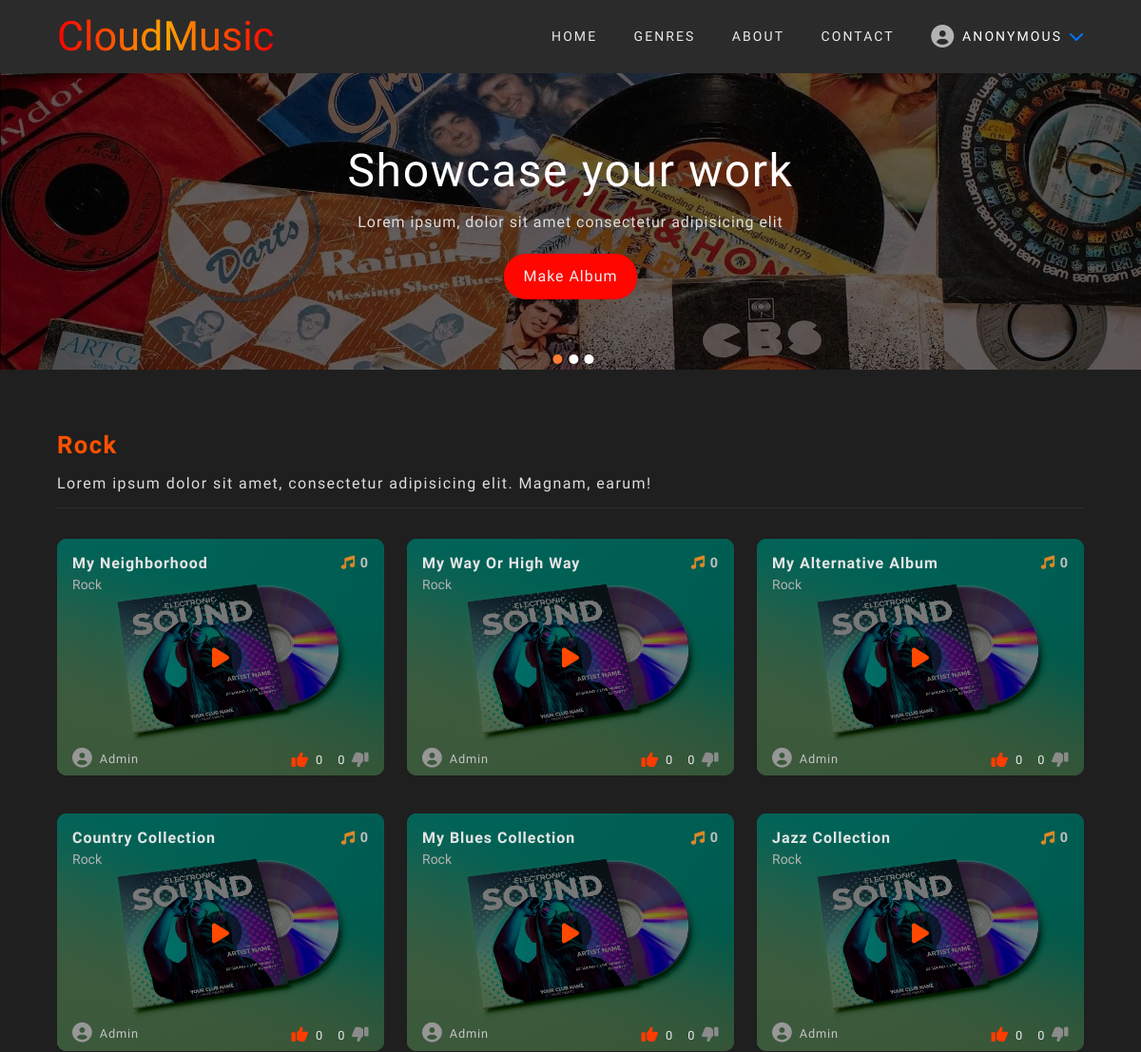
The page /playlist?string=Rock (upper part) on the database as committed earlier.
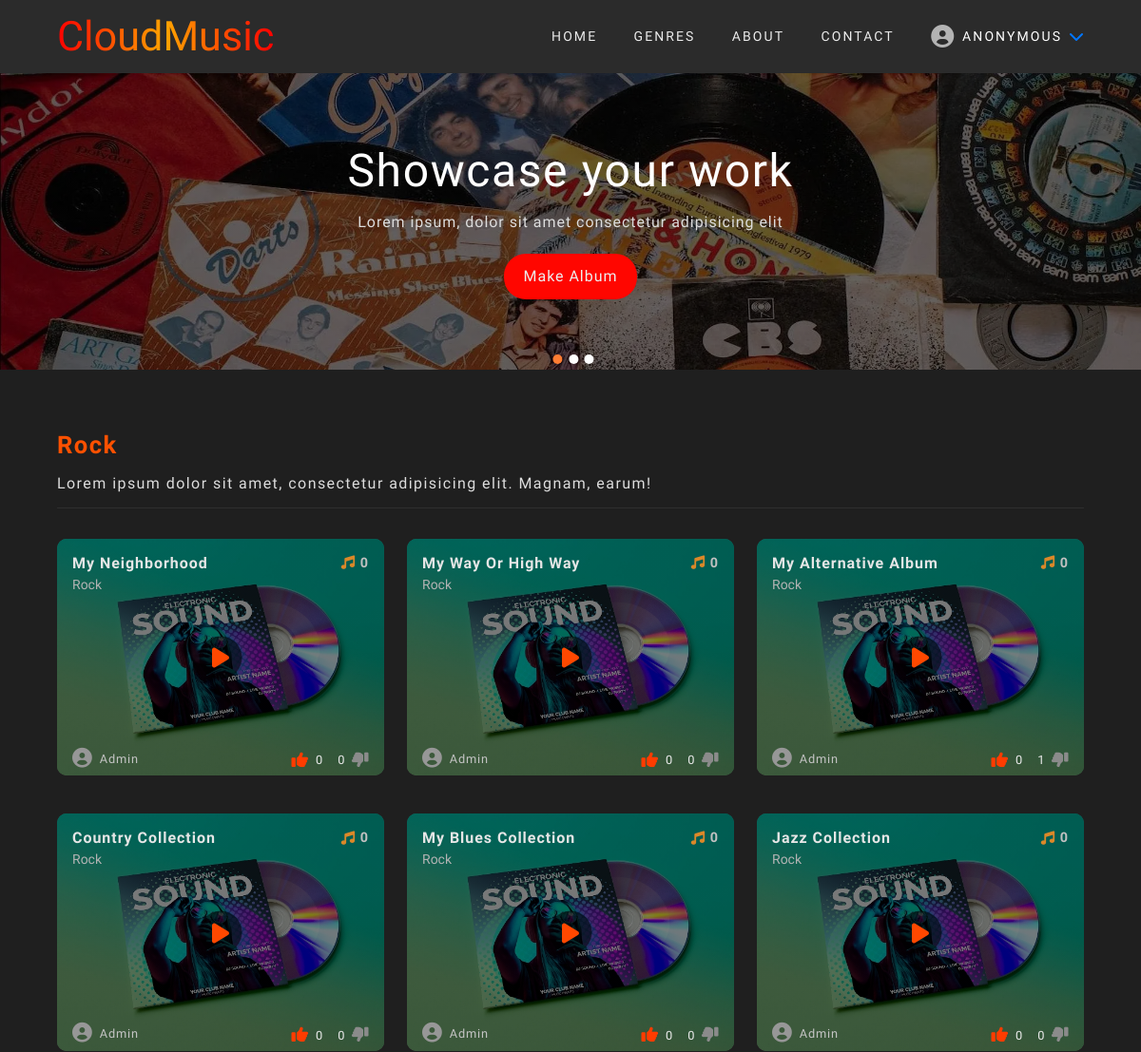
The same page on the database as committed later.
### music/models.py (models this page shows, shortened)
class Album(models.Model):
    user = models.ForeignKey(User, on_delete=models.CASCADE)
    title = models.CharField(max_length=50)
    choose_genre = models.ForeignKey(Genre, on_delete=models.CASCADE, null=True, blank=True)
    create_genre = models.CharField(max_length=20, null=True, blank=True)
    album_cover = models.ImageField(default="album_img/default.jpg", upload_to="album_img", blank=True)
    date_created = models.DateTimeField(default=timezone.now)
    thumbs_up = models.IntegerField(default=0)
    thumbs_down = models.IntegerField(default=0)
    class Meta:
        ordering = ["-date_created"]

class Genre(models.Model):
    genre = models.CharField(max_length=50)
    def __str__(self):
        return self.genre

### music/views.py (the view)
# urls.py: path("playlist", genre_albums, name="genre-albums"),
def genre_albums(request):
    if request.GET.get("string"):
        genre_string = request.GET.get("string")
        genre = Genre.objects.filter(genre=genre_string).first()
        genre_albums = genre.album_set.all()
        context = {
            "genre": genre,
            "genre_albums": genre_albums
        }
    return render(request, "music/all_genre_albums.html", context)

### users/context_processors.py (called while the page is built)
def message_form(request):
    user_message_form = MessageForm()
    return {"user_message_form": user_message_form}

### music/templates/music/all_genre_albums.html (shortened to what this page needs)
{% extends "music/index.html" %}
{% block content %}
<div class="album-container">
    <h1>
        {{ genre }}
        <p>Lorem ipsum dolor sit amet, consectetur adipisicing elit. Magnam, earum!</p>
    </h1>
    <div class="albums">
        {% for album in genre_albums %}
            <div class="album-wrapper">
                <img src="{{ album.album_cover.url }}" alt="">
                <div class="background-overlay"></div>
                <div class="album-text-wrapper">
                    <h2>{{ album.title }}
                        <i class="fa-solid fa-music"></i>
                        <span>{{album.song_set.count}}</span>
                    </h2>
                    <p style="flex: 0 0 100%; color: rgb(180, 180, 180); margin-top: 0.3rem; text-transform: capitalize;
                            font-size: 14px;">{{ album.choose_genre }}</p>
                    <div class="flex-box">
                        <div class="album-author">
                            <i class="fas fa-user-circle"></i>
                            <p>{{ album.user.username }}</p>
                        </div>
                        <div class="thumbs-up-down">
                            <a id="prevent-default" class="thumbs-up" href="#">
                                <i class="fas fa-thumbs-up"></i>
                                <p>{{ album.thumbs_up }}</p>
                            </a>
                            <a id="prevent-default" class="thumbs-down" href="#">
                                <p>{{ album.thumbs_down }}</p>
                                <i class="fas fa-thumbs-down fa-flip-horizontal"></i>
                            </a>
                        </div>
                    </div>
                </div>
                <a class="play-btn" href="{% url 'music:play-album' album.pk %}"><i class="fa-solid fa-play"></i></a>
            </div>
        {% endfor %}
    </div>
</div>
{% endblock content %}

Rows that differ between the two databases and show on the page:
changed Album "My Alternative Album": thumbs_down "0" → "1"
